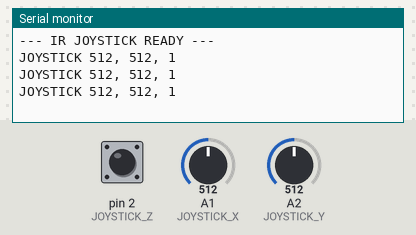
Bench run of a sketch on a simulated Arduino Uno, built with avr-gcc and run on an emulated ATmega328P. Parts: the last lines printed to the serial monitor. The inputs (shaded band) are chosen by the test bench; at power-on: A1 (JOYSTICK_X) = 512, pin 2 (JOYSTICK_Z) HIGH, A2 (JOYSTICK_Y) = 512.

Above: at 1.3 s.
1.4 s: A1 (JOYSTICK_X) set to 584
At 1.9 s:
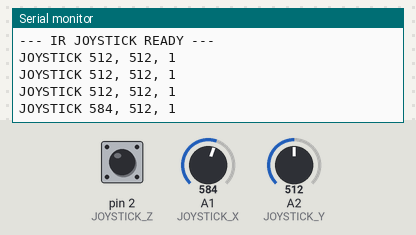
2.9 s: A1 (JOYSTICK_X) set to 607
At 3.5 s:
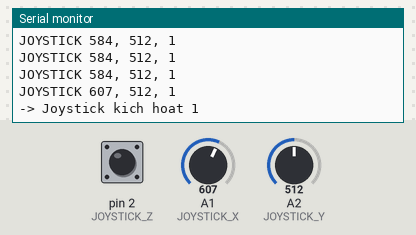
Timing chart, 0 to 5.9 s (numbered marks = the images above; inputs shaded):
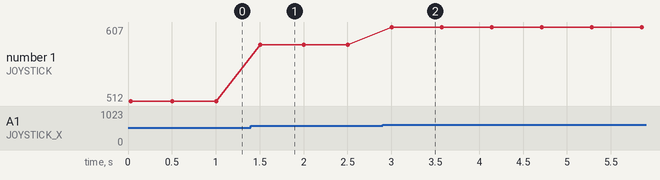

Measured:
- the behaviour switches between 599 and 600 on A1 (JOYSTICK_X) (found by bisection; images 1 and 2)
- after the input at 1.4 s, the serial monitor: prints a new line after 0.10 s (image 1)
- after the input at 2.9 s, the serial monitor: prints a new line after 0.11 s (image 2)
- plotted number 1: 512 → 584 after the input at 1.4 s, 584 → 607 after the input at 2.9 s

The sketch:

joystick.ino
```cpp
#include <IRremote.hpp>

const int IR_SEND_PIN      = 3;
const int FEEDBACK_LED_PIN = 13;

const int MY_ADDRESS = 0x03;
const int CMD_1      = 0x01;  // Joystick kích hoạt
const int CMD_2      = 0x02;  // Joystick ở trạng thái nghỉ

// Chân joystick
const int JOYSTICK_X = A1;
const int JOYSTICK_Y = A2;
const int JOYSTICK_Z = 2;

int threshold1 = 600;
int threshold2 = 400;

//bool joystick(int threshold1 = 600, int threshold2 = 400) {
//    int x = analogRead(JOYSTICK_X);
//    int y = analogRead(JOYSTICK_Y);
//    int z = digitalRead(JOYSTICK_Z);
//
//    Serial.println("JOYSTICK " + String(x) + ", " + String(y) + ", " + String(z));
//
//    if (x >= threshold1) {
//        return true;
//    } else if (x <= threshold2) {
//        return false;
//    }
//}

void setup() {
    Serial.begin(9600);
    IrSender.begin(IR_SEND_PIN, FEEDBACK_LED_PIN);
    pinMode(JOYSTICK_Z, INPUT_PULLUP);
    Serial.println("--- IR JOYSTICK READY ---");
}

void loop() {
    int x = analogRead(JOYSTICK_X);
    int y = analogRead(JOYSTICK_Y);
    int z = digitalRead(JOYSTICK_Z);
    Serial.println("JOYSTICK " + String(x) + ", " + String(y) + ", " + String(z));
    if (x >= threshold1) {
        IrSender.sendRC5(MY_ADDRESS, CMD_1, 0, true);
        Serial.println("-> Joystick kich hoat 1");
    } else if (x <= threshold2) {
        IrSender.sendRC5(MY_ADDRESS, CMD_2, 0, true);
        Serial.println("-> Joystick kich hoat 2");
    }
//    if (joystick()) {  // Joystick kích hoạt → gửi CMD_1
//        IrSender.sendRC5(MY_ADDRESS, CMD_1, 0, true);
//        Serial.println("-> Joystick kich hoat");
//    } else {           // Nghỉ → gửi CMD_2
//        IrSender.sendRC5(MY_ADDRESS, CMD_2, 0, true);
//        Serial.println("-> Joystick nghi");
//    }

    delay(500);
}
```
